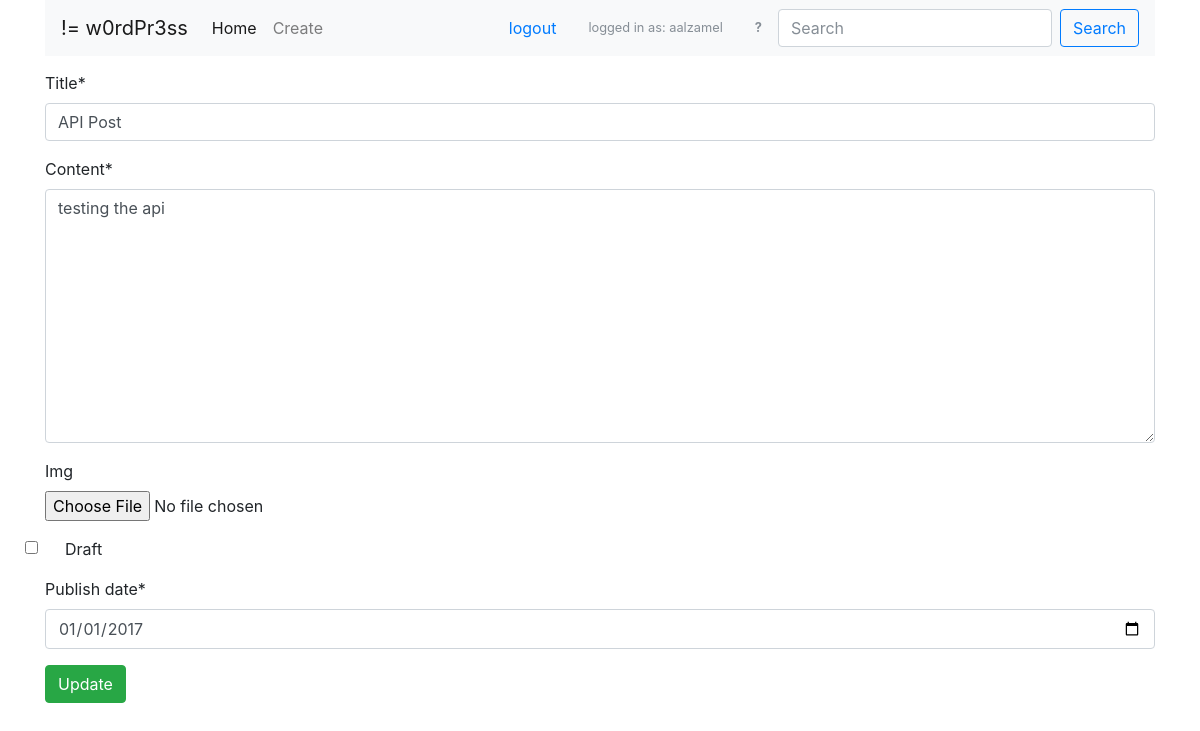
/posts/update/api-post/ (signed in), run on the app's committed database.
### posts/models.py (models this page shows, shortened)
class Post(models.Model):
	title = models.CharField(max_length=255)
	author = models.ForeignKey(User, default=1)
	slug = models.SlugField(unique=True)
	content = models.TextField()
	updated = models.DateTimeField(auto_now=True)
	draft = models.BooleanField(default=False)
	publish_date = models.DateTimeField(auto_now=False, auto_now_add=False)
	timestamp = models.DateTimeField(auto_now_add=True)
	img = models.ImageField(null=True, blank=True, upload_to="post_images")
	class Meta:
		ordering = ['id']

### posts/views.py (the view)
# urls.py: url(r'^update/(?P<post_slug>[-\w]+)/$', views.post_update, name="post_update"),
def post_update(request,post_slug):
	item = Post.objects.get(slug=post_slug)
	if request.user != item.author and not request.user.is_staff:
		raise Http404
	form = PostForm(request.POST or None, request.FILES or None, instance=item)
	if form.is_valid():
		form.save()
		messages.info(request, "Blog post updated")
		return redirect("posts:post_list")
	context = {
		"form": form,
		"item": item,
	}
	return render(request, "post_update.html", context)

### posts/forms.py
class PostForm(forms.ModelForm):
	class Meta:
		model = Post
		fields = ['title', 'content', 'img', 'draft', 'publish_date']
		widgets = {
		'publish_date': forms.DateInput(attrs={"type":"date"}),
		}

### posts/templates/post_update.html (shortened to what this page needs)
{% extends "base.html" %}
{% load crispy_forms_tags %}
{% block content %}
	<div class="form-group">
		<form action="{% url 'posts:post_update' post_slug=item.slug %}" enctype="multipart/form-data" method="POST">
			{{form|crispy}}
			<input class ="btn btn-success" type="submit" value="Update">
		</form>
	</div>
{% endblock content %}

### posts/templates/navbar.html (shortened to what this page needs)
<nav class="navbar navbar-expand-lg navbar-light bg-light nav-bar-bottom-mgn">
  <a class="navbar-brand" href="#">!= w0rdPr3ss</a>
  <div class="collapse navbar-collapse" id="navbarSupportedContent">
    <ul class="navbar-nav mr-auto">
      <li class="nav-item active">
        <a class="nav-link" href="{% url 'posts:post_list' %}">Home<span class="sr-only">(current)</span></a>
      </li>
      <li class="nav-item">
        <a class="nav-link" href="{% url 'posts:post_create' %}">Create</a>
      </li>
    </ul>
      {% if request.user.is_authenticated %}
      <li class="nav-item form-inline">
        <a class="nav-link" href="{% url 'posts:userlogout' %}">logout</a>
      </li>
      {% endif %}
      {% if request.user.is_authenticated %}
      <li class="nav-item form-inline">
        <small><a class="nav-link disabled" href="#">logged in as: {{request.user}}</a></small>
      </li>
      {% endif %}
          <li class="nav-item form-inline">
        <small><a class="nav-link disabled" href="{% url 'posts:lmgtfy' %}"><b>?</b></a></small>
      </li>
    <form class="form-inline my-2 my-lg-0" action="{% url 'posts:post_list' %}" method="GET">
      <input class="form-control mr-sm-2" type="search" placeholder="Search" aria-label="Search"  type="text" name="q" value="{{request.GET.q}}">
      <button class="btn btn-outline-primary my-2 my-sm-0" type="submit">Search</button>
    </form>
  </div>
</nav>

### posts/static/css/base.css (style rules this page uses)
.nav-bar-bottom-mgn { margin-bottom: 15px; }

### data on the page
Post: title "API Post", content "testing the api", publish_date "01/01/2017"

### other printed values
{{ request.user }} "aalzamel"
